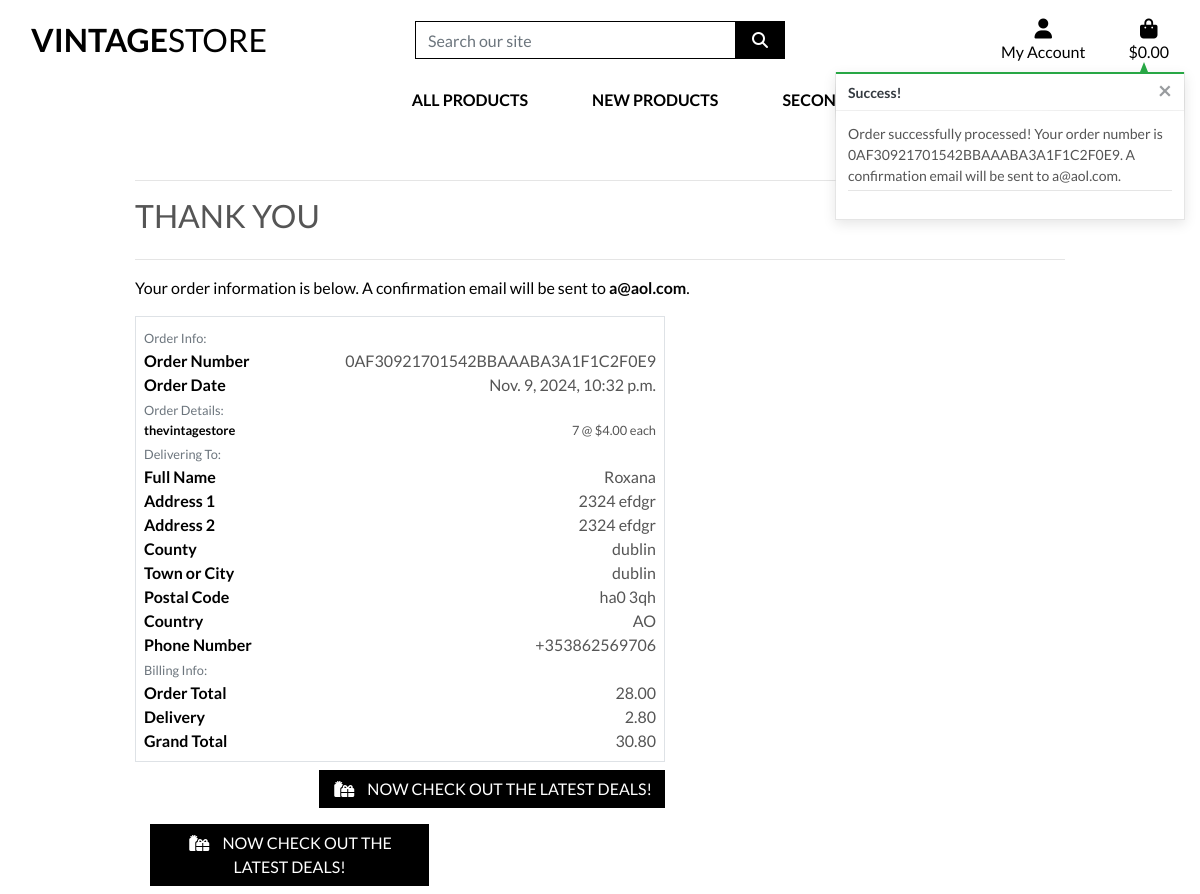
Page /checkout/checkout_success/0AF30921701542BBAAABA3A1F1C2F0E9 on the committed database.
### checkout/models.py (models this page shows, shortened)
class Order(models.Model):
    order_number = models.CharField(max_length=32, null=False, editable=False)
    user_profile = models.ForeignKey(UserProfile, on_delete=models.SET_NULL,
                                     null=True, blank=True, related_name='orders')
    full_name = models.CharField(max_length=50, null=False, blank=False)
    email = models.EmailField(max_length=254, null=False, blank=False)
    phone_number = models.CharField(max_length=20, null=False, blank=False)
    country = CountryField(blank_label='Country *', null=False, blank=False)
    postcode = models.CharField(max_length=20, null=True, blank=True)
    town_or_city = models.CharField(max_length=40, null=False, blank=False)
    street_address1 = models.CharField(max_length=80, null=False, blank=False)
    street_address2 = models.CharField(max_length=80, null=True, blank=True)
    county = models.CharField(max_length=80, null=True, blank=True)
    date = models.DateTimeField(auto_now_add=True)
    delivery_cost = models.DecimalField(max_digits=6, decimal_places=2, null=False, default=0)
    order_total = models.DecimalField(max_digits=10, decimal_places=2, null=False, default=0)
    grand_total = models.DecimalField(max_digits=10, decimal_places=2, null=False, default=0)
    original_bag = models.TextField(null=False, blank=False, default='')
    stripe_pid = models.CharField(max_length=254, null=False, blank=False, default='')

class OrderLineItem(models.Model):
    order = models.ForeignKey(Order, null=False, blank=False, on_delete=models.CASCADE, related_name='lineitems')
    product = models.ForeignKey(Product, null=False, blank=False, on_delete=models.CASCADE)
    product_size = models.CharField(max_length=2, null=True, blank=True) # XS, S, M, L, XL
    quantity = models.IntegerField(null=False, blank=False, default=0)
    lineitem_total = models.DecimalField(max_digits=6, decimal_places=2, null=False, blank=False, editable=False)

### products/models.py (models this page shows, shortened)
class Product(models.Model):
    category = models.ForeignKey('Category', null=True, blank=True, on_delete=models.SET_NULL)
    sku = models.CharField(max_length=254, null=True, blank=True)
    name = models.CharField(max_length=254)
    description = models.TextField()
    has_sizes = models.BooleanField(default=False, null=True, blank=True)
    price = models.DecimalField(max_digits=6, decimal_places=2)
    rating = models.DecimalField(max_digits=6, decimal_places=2, null=True, blank=True)
    image_url = models.URLField(max_length=1024, null=True, blank=True)
    image = models.ImageField(null=True, blank=True)

### checkout/views.py (the view, shortened to what this page needs)
# urls.py: path('checkout_success/<order_number>', views.checkout_success, name='checkout_success'),
def checkout_success(request, order_number):
    save_info = request.session.get('save_info')
    order = get_object_or_404(Order, order_number=order_number)
    messages.success(request, f'Order successfully processed! \
        Your order number is {order_number}. A confirmation \
        email will be sent to {order.email}.')
    if 'bag' in request.session:
        del request.session['bag']
    template = 'checkout/checkout_success.html'
    context = {
        'order': order,
    }
    return render(request, template, context)

### bag/contexts.py (called while the page is built, shortened)
def bag_contents(request):
    bag_items = []
    total = 0
    product_count = 0
    bag = request.session.get('bag', {})
    if total < settings.FREE_DELIVERY_THRESHOLD:
        delivery = total * Decimal(settings.STANDARD_DELIVERY_PERCENTAGE / 100)
        free_delivery_delta = settings.FREE_DELIVERY_THRESHOLD - total
    else:
        delivery = 0
        free_delivery_delta = 0
    grand_total = delivery + total
    context = {
        'bag_items': bag_items,
        'total': total,
        'product_count': product_count,
        'delivery': delivery,
        'free_delivery_delta': free_delivery_delta,
        'free_delivery_threshold': settings.FREE_DELIVERY_THRESHOLD,
        'grand_total': grand_total,
    }
    return context

### checkout/templates/checkout/checkout_success.html (shortened to what this page needs)
{% extends "base.html" %}
{% load static %}
{% block extra_css %}
    <link rel="stylesheet" href="{% static 'checkout/css/checkout.css' %}">
{% endblock %}
{% block page_header %}
    <div class="container header-container">
    </div>
{% endblock %}
{% block content %}
    <div class="overlay"></div>
    <div class="container">
        <div class="row">
            <div class="col">
                <hr>
                <h2 class="logo-font mb-4">Thank You</h2>
                <hr>
                <p class="text-black">Your order information is below. A confirmation email will be sent to <strong>{{ order.email }}</strong>.</p>
            </div>
        </div>
        <div class="row">
            <div class="col-12 col-lg-7">
                <div class="order-confirmation-wrapper p-2 border">
                    <div class="row">
                        <div class="col">
                            <small class="text-muted">Order Info:</small>
                        </div>
                    </div>
                    <div class="row">
                        <div class="col-12 col-md-4">
                            <p class="mb-0 text-black font-weight-bold">Order Number</p>
                        </div>
                        <div class="col-12 col-md-8 text-md-right">
                            <p class="mb-0">{{ order.order_number }}</p>
                        </div>
                    </div>
                    <div class="row">
                        <div class="col-12 col-md-4">
                            <p class="mb-0 text-black font-weight-bold">Order Date</p>
                        </div>
                        <div class="col-12 col-md-8 text-md-right">
                            <p class="mb-0">{{ order.date }}</p>
                        </div>
                    </div>
                    <div class="row">
                        <div class="col">
                            <small class="text-muted">Order Details:</small>
                        </div>
                    </div>
                    {% for item in order.lineitems.all %}
                    <div class="row">
                        <div class="col-12 col-md-4">
                            <p class="small mb-0 text-black font-weight-bold">
                                {{ item.product.name }}{% if item.product_size %} - Size {{ item.product.size|upper }}{% endif %}
                            </p>
                        </div>
                        <div class="col-12 col-md-8 text-md-right">
                            <p class="small mb-0">{{ item.quantity }} @ ${{ item.product.price }} each</p>
                        </div>
                    </div>
                    {% endfor %}
                    <div class="row">
                        <div class="col">
                            <small class="text-muted">Delivering To:</small>
                        </div>
                    </div>
                    <div class="row">
                        <div class="col-12 col-md-4">
                            <p class="mb-0 text-black font-weight-bold">Full Name</p>
                        </div>
                        <div class="col-12 col-md-8 text-md-right">
                            <p class="mb-0">{{ order.full_name }}</p>
                        </div>
                    </div>
                    <div class="row">
                        <div class="col-12 col-md-4">
                            <p class="mb-0 text-black font-weight-bold">Address 1</p>
                        </div>
                        <div class="col-12 col-md-8 text-md-right">
                            <p class="mb-0">{{ order.street_address1 }}</p>
                        </div>
                    </div>
                    {% if order.street_address2 %}
                    <div class="row">
                        <div class="col-12 col-md-4">
                            <p class="mb-0 text-black font-weight-bold">Address 2</p>
                        </div>
                        <div class="col-12 col-md-8 text-md-right">
                            <p class="mb-0">{{ order.street_address1 }}</p>
                        </div>
                    </div>
                    {% endif %}
                    {% if order.county %}
                    <div class="row">
                        <div class="col-12 col-md-4">
                            <p class="mb-0 text-black font-weight-bold">County</p>
                        </div>
                        <div class="col-12 col-md-8 text-md-right">
                            <p class="mb-0">{{ order.county }}</p>
                        </div>
                    </div>
                    {% endif %}
                    <div class="row">
                        <div class="col-12 col-md-4">
                            <p class="mb-0 text-black font-weight-bold">Town or City</p>
                        </div>
                        <div class="col-12 col-md-8 text-md-right">
                            <p class="mb-0">{{ order.town_or_city }}</p>
                        </div>
                    </div>
                    {% if order.postcode %}
                    <div class="row">
                        <div class="col-12 col-md-4">
                            <p class="mb-0 text-black font-weight-bold">Postal Code</p>
                        </div>
                        <div class="col-12 col-md-8 text-md-right">
                            <p class="mb-0">{{ order.postcode }}</p>
                        </div>
                    </div>
                    {% endif %}
                    <div class="row">
                        <div class="col-12 col-md-4">
                            <p class="mb-0 text-black font-weight-bold">Country</p>
                        </div>
                        <div class="col-12 col-md-8 text-md-right">
                            <p class="mb-0">{{ order.country }}</p>
                        </div>
                    </div>
                    <div class="row">
                        <div class="col-12 col-md-4">
                            <p class="mb-0 text-black font-weight-bold">Phone Number</p>
                        </div>
                        <div class="col-12 col-md-8 text-md-right">
                            <p class="mb-0">{{ order.phone_number }}</p>
                        </div>
                    </div>
                    <div class="row">
                        <div class="col">
                            <small class="text-muted">Billing Info:</small>
                        </div>
                    </div>
                    <div class="row">
                        <div class="col-12 col-md-4">
                            <p class="mb-0 text-black font-weight-bold">Order Total</p>
                        </div>
                        <div class="col-12 col-md-8 text-md-right">
                            <p class="mb-0">{{ order.order_total }}</p>
                        </div>
                    </div>
                    <div class="row">
                        <div class="col-12 col-md-4">
                            <p class="mb-0 text-black font-weight-bold">Delivery</p>
                        </div>
                        <div class="col-12 col-md-8 text-md-right">
                            <p class="mb-0">{{ order.delivery_cost }}</p>
                        </div>
                    </div>
                    <div class="row">
                        <div class="col-12 col-md-4">
                            <p class="mb-0 text-black font-weight-bold">Grand Total</p>
                        </div>
                        <div class="col-12 col-md-8 text-md-right">
                            <p class="mb-0">{{ order.grand_total }}</p>
                        </div>
                    </div>
                </div>
            </div>
        </div>
        <div class="row">
			<div class="col-12 col-lg-7 text-right">
				<a href="{% url 'products' %}?category=new_arrivals,deals,clearance" class="btn btn-black rounded-0 my-2">
					<span class="icon mr-2">
						<i class="fas fa-gifts"></i>
					</span>
					<span class="text-uppercase">Now check out the latest deals!</span>
				</a>
                <div class="col-12 col-lg-7 text-right">
                    {% if from_profile %}
                        <a href="{% url 'profile' %}" class="btn btn-black rounded-0 my-2">
                            <span class="icon mr-2">
                                <i class="fas fa-angle-left"></i>
                            </span>
                            <span class="text-uppercase">Back to Profile</span>
                        </a>
                    {% else %}
                        <a href="{% url 'products' %}?category=new_arrivals,deals,clearance" class="btn btn-black rounded-0 my-2">
                            <span class="icon mr-2">
                                <i class="fas fa-gifts"></i>
                            </span>
                            <span class="text-uppercase">Now check out the latest deals!</span>
                        </a>
                    {% endif %}
			</div>
		</div>
    </div>
{% endblock %}

### static/css/base.css (style rules this page uses)
html { height: 100%; }
body { background: url('/media/background.jpg') no-repeat center center fixed; background-size: cover; height: calc(100vh - 164px); color: #555; font-family: 'Lato'; }
.icon { align-items: center; display: inline-flex; justify-content: center; height: 1.5rem; width: 1.5rem; }
.logo-font { text-transform: uppercase !important; }
.btn-black { background: black; color: white; }
.text-black { color: #000 !important; }
.overlay { height: 100%; width: 100%; top: 0; left: 0; position: fixed; background: white; z-index: -1; }
@media (min-width: 1200px) { .container { max-width: 80%; } }
@media (min-width: 992px) { .header-container { padding-top: 164px; } }

### rows in the picture
Order: email "a@aol.com", order_number "0AF30921701542BBAAABA3A1F1C2F0E9", date "Nov. 9, 2024, 10:32 p.m.", full_name "Roxana", street_address1 "2324 efdgr", county "dublin", town_or_city "dublin", postcode "ha0 3qh", country "AO", phone_number "+353862569706", order_total "28.00", delivery_cost "2.80", grand_total "30.80"
OrderLineItem: product.name "thevintagestore", quantity "7", product.price "4.00"

### other values in the picture
{{ message }} "Order successfully processed! Your order number is 0AF30921701542BBAAABA3A1F1C2F0E9. A confirmation email will be sent to a@aol.com."
